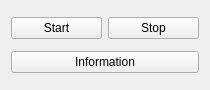
<?xml version="1.0" encoding="UTF-8"?>
<ui version="4.0">
 <class>Widget</class>
 <widget class="QWidget" name="Widget">
  <property name="geometry">
   <rect>
    <x>0</x>
    <y>0</y>
    <width>210</width>
    <height>90</height>
   </rect>
  </property>
  <property name="windowTitle">
   <string>Widget</string>
  </property>
  <layout class="QVBoxLayout" name="verticalLayout">
   <item>
    <layout class="QHBoxLayout" name="horizontalLayout">
     <item>
      <widget class="QPushButton" name="start_pushButton">
       <property name="text">
        <string>Start</string>
       </property>
      </widget>
     </item>
     <item>
      <widget class="QPushButton" name="stop_pushButton">
       <property name="text">
        <string>Stop</string>
       </property>
      </widget>
     </item>
    </layout>
   </item>
   <item>
    <widget class="QPushButton" name="information_pushButton">
     <property name="text">
      <string>Information</string>
     </property>
    </widget>
   </item>
  </layout>
 </widget>
 <resources/>
 <connections/>
</ui>
